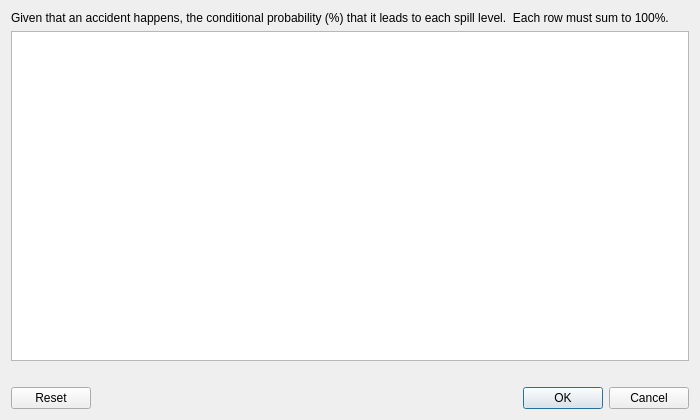
<?xml version="1.0" encoding="UTF-8"?>
<ui version="4.0">
 <class>Dialog</class>
 <widget class="QDialog" name="Dialog">
  <property name="geometry">
   <rect>
    <x>0</x>
    <y>0</y>
    <width>700</width>
    <height>420</height>
   </rect>
  </property>
  <property name="windowTitle">
   <string>Spill probability per accident category (%)</string>
  </property>
  <layout class="QVBoxLayout" name="verticalLayout">
   <item>
    <widget class="QLabel" name="lblSpillProbHelp">
     <property name="text">
      <string>Given that an accident happens, the conditional probability (%) that it leads to each spill level.  Each row must sum to 100%.</string>
     </property>
     <property name="wordWrap">
      <bool>true</bool>
     </property>
    </widget>
   </item>
   <item>
    <widget class="QTableWidget" name="twSpillProbability"/>
   </item>
   <item>
    <widget class="QLabel" name="lblRowSumStatus">
     <property name="text">
      <string/>
     </property>
    </widget>
   </item>
   <item>
    <widget class="QDialogButtonBox" name="buttonBox">
     <property name="orientation">
      <enum>Qt::Horizontal</enum>
     </property>
     <property name="standardButtons">
      <set>QDialogButtonBox::Cancel|QDialogButtonBox::Ok|QDialogButtonBox::Reset</set>
     </property>
    </widget>
   </item>
  </layout>
 </widget>
 <resources/>
 <connections>
  <connection>
   <sender>buttonBox</sender>
   <signal>accepted()</signal>
   <receiver>Dialog</receiver>
   <slot>accept()</slot>
   <hints>
    <hint type="sourcelabel"><x>0</x><y>0</y></hint>
    <hint type="destinationlabel"><x>0</x><y>0</y></hint>
   </hints>
  </connection>
  <connection>
   <sender>buttonBox</sender>
   <signal>rejected()</signal>
   <receiver>Dialog</receiver>
   <slot>reject()</slot>
   <hints>
    <hint type="sourcelabel"><x>0</x><y>0</y></hint>
    <hint type="destinationlabel"><x>0</x><y>0</y></hint>
   </hints>
  </connection>
 </connections>
</ui>
